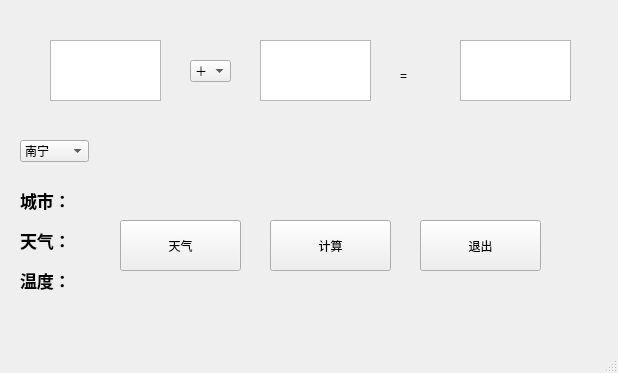
<?xml version="1.0" encoding="UTF-8"?>
<ui version="4.0">
 <class>MainWindow</class>
 <widget class="QMainWindow" name="MainWindow">
  <property name="geometry">
   <rect>
    <x>0</x>
    <y>0</y>
    <width>618</width>
    <height>373</height>
   </rect>
  </property>
  <property name="windowTitle">
   <string>简易计算器</string>
  </property>
  <widget class="QWidget" name="centralwidget">
   <widget class="QTextEdit" name="txt_data1">
    <property name="geometry">
     <rect>
      <x>50</x>
      <y>40</y>
      <width>111</width>
      <height>61</height>
     </rect>
    </property>
   </widget>
   <widget class="QTextEdit" name="txt_data2">
    <property name="geometry">
     <rect>
      <x>260</x>
      <y>40</y>
      <width>111</width>
      <height>61</height>
     </rect>
    </property>
   </widget>
   <widget class="QTextEdit" name="txt_result">
    <property name="geometry">
     <rect>
      <x>460</x>
      <y>40</y>
      <width>111</width>
      <height>61</height>
     </rect>
    </property>
   </widget>
   <widget class="QLabel" name="label_3">
    <property name="geometry">
     <rect>
      <x>400</x>
      <y>70</y>
      <width>54</width>
      <height>12</height>
     </rect>
    </property>
    <property name="text">
     <string>=</string>
    </property>
   </widget>
   <widget class="QPushButton" name="btn_cal">
    <property name="geometry">
     <rect>
      <x>270</x>
      <y>220</y>
      <width>121</width>
      <height>51</height>
     </rect>
    </property>
    <property name="text">
     <string>计算</string>
    </property>
   </widget>
   <widget class="QPushButton" name="btn_exit">
    <property name="geometry">
     <rect>
      <x>420</x>
      <y>220</y>
      <width>121</width>
      <height>51</height>
     </rect>
    </property>
    <property name="text">
     <string>退出</string>
    </property>
   </widget>
   <widget class="QLabel" name="lbl_city">
    <property name="geometry">
     <rect>
      <x>20</x>
      <y>190</y>
      <width>111</width>
      <height>21</height>
     </rect>
    </property>
    <property name="font">
     <font>
      <pointsize>13</pointsize>
      <weight>75</weight>
      <bold>true</bold>
     </font>
    </property>
    <property name="text">
     <string>城市：</string>
    </property>
   </widget>
   <widget class="QLabel" name="lbl_wea">
    <property name="geometry">
     <rect>
      <x>20</x>
      <y>230</y>
      <width>111</width>
      <height>21</height>
     </rect>
    </property>
    <property name="font">
     <font>
      <pointsize>13</pointsize>
      <weight>75</weight>
      <bold>true</bold>
     </font>
    </property>
    <property name="text">
     <string>天气：</string>
    </property>
   </widget>
   <widget class="QLabel" name="lbl_tem">
    <property name="geometry">
     <rect>
      <x>20</x>
      <y>270</y>
      <width>101</width>
      <height>21</height>
     </rect>
    </property>
    <property name="font">
     <font>
      <pointsize>13</pointsize>
      <weight>75</weight>
      <bold>true</bold>
     </font>
    </property>
    <property name="text">
     <string>温度：</string>
    </property>
   </widget>
   <widget class="QComboBox" name="select_method">
    <property name="geometry">
     <rect>
      <x>190</x>
      <y>60</y>
      <width>41</width>
      <height>22</height>
     </rect>
    </property>
    <item>
     <property name="text">
      <string>＋</string>
     </property>
    </item>
    <item>
     <property name="text">
      <string>－</string>
     </property>
    </item>
    <item>
     <property name="text">
      <string>×</string>
     </property>
    </item>
    <item>
     <property name="text">
      <string>÷</string>
     </property>
    </item>
   </widget>
   <widget class="QComboBox" name="select_city">
    <property name="geometry">
     <rect>
      <x>20</x>
      <y>140</y>
      <width>69</width>
      <height>22</height>
     </rect>
    </property>
    <item>
     <property name="text">
      <string>南宁</string>
     </property>
    </item>
    <item>
     <property name="text">
      <string>柳州</string>
     </property>
    </item>
    <item>
     <property name="text">
      <string>桂林</string>
     </property>
    </item>
   </widget>
   <widget class="QPushButton" name="btn_update">
    <property name="geometry">
     <rect>
      <x>120</x>
      <y>220</y>
      <width>121</width>
      <height>51</height>
     </rect>
    </property>
    <property name="text">
     <string>天气</string>
    </property>
   </widget>
  </widget>
  <widget class="QMenuBar" name="menubar">
   <property name="geometry">
    <rect>
     <x>0</x>
     <y>0</y>
     <width>618</width>
     <height>23</height>
    </rect>
   </property>
  </widget>
  <widget class="QStatusBar" name="statusbar"/>
 </widget>
 <resources/>
 <connections/>
</ui>
